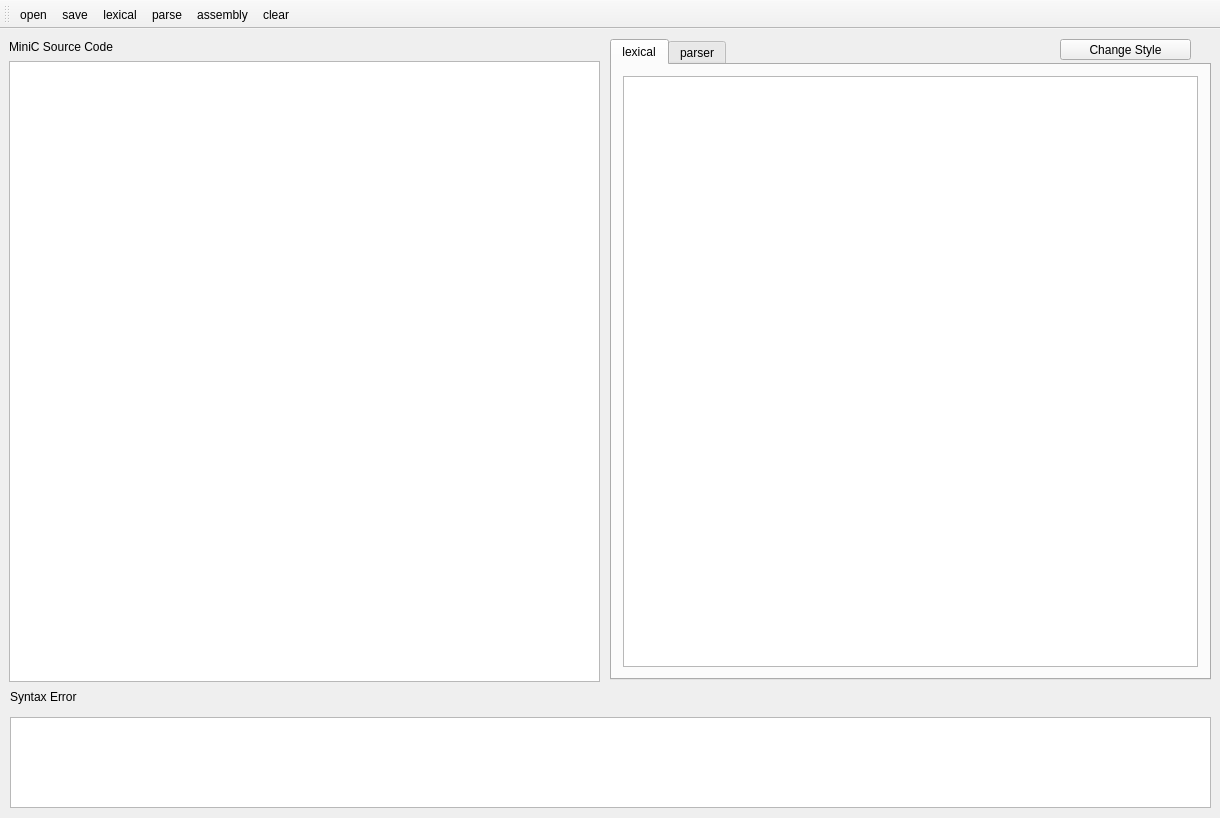
<?xml version="1.0" encoding="UTF-8"?>
<ui version="4.0">
 <class>MainWindow</class>
 <widget class="QMainWindow" name="MainWindow">
  <property name="geometry">
   <rect>
    <x>0</x>
    <y>0</y>
    <width>1220</width>
    <height>818</height>
   </rect>
  </property>
  <property name="windowTitle">
   <string>MainWindow</string>
  </property>
  <widget class="QWidget" name="centralWidget">
   <widget class="QLabel" name="label">
    <property name="geometry">
     <rect>
      <x>9</x>
      <y>9</y>
      <width>128</width>
      <height>17</height>
     </rect>
    </property>
    <property name="text">
     <string>MiniC Source Code</string>
    </property>
   </widget>
   <widget class="QTextEdit" name="sourceTextEdit">
    <property name="geometry">
     <rect>
      <x>9</x>
      <y>32</y>
      <width>591</width>
      <height>621</height>
     </rect>
    </property>
    <property name="autoFillBackground">
     <bool>true</bool>
    </property>
   </widget>
   <widget class="QPushButton" name="changeStyleButton">
    <property name="geometry">
     <rect>
      <x>1060</x>
      <y>10</y>
      <width>131</width>
      <height>21</height>
     </rect>
    </property>
    <property name="text">
     <string>Change Style</string>
    </property>
   </widget>
   <widget class="QTabWidget" name="tabWidget">
    <property name="geometry">
     <rect>
      <x>610</x>
      <y>10</y>
      <width>601</width>
      <height>641</height>
     </rect>
    </property>
    <property name="currentIndex">
     <number>0</number>
    </property>
    <widget class="QWidget" name="lexical">
     <attribute name="title">
      <string>lexical</string>
     </attribute>
     <layout class="QGridLayout" name="gridLayout_4">
      <item row="0" column="0">
       <widget class="QTextEdit" name="lexicalTextEdit"/>
      </item>
     </layout>
    </widget>
    <widget class="QWidget" name="parser">
     <attribute name="title">
      <string>parser</string>
     </attribute>
     <layout class="QGridLayout" name="gridLayout_5">
      <item row="0" column="0">
       <widget class="QTextEdit" name="parserTextEdit"/>
      </item>
     </layout>
    </widget>
   </widget>
   <widget class="QTextEdit" name="synerrorTextEdit">
    <property name="geometry">
     <rect>
      <x>10</x>
      <y>688</y>
      <width>1201</width>
      <height>91</height>
     </rect>
    </property>
   </widget>
   <widget class="QLabel" name="label_2">
    <property name="geometry">
     <rect>
      <x>10</x>
      <y>660</y>
      <width>101</width>
      <height>16</height>
     </rect>
    </property>
    <property name="text">
     <string>Syntax Error</string>
    </property>
   </widget>
  </widget>
  <widget class="QToolBar" name="mainToolBar">
   <attribute name="toolBarArea">
    <enum>TopToolBarArea</enum>
   </attribute>
   <attribute name="toolBarBreak">
    <bool>false</bool>
   </attribute>
   <addaction name="openFile"/>
   <addaction name="saveFile"/>
   <addaction name="lexicalFile"/>
   <addaction name="parseFile"/>
   <addaction name="assemblyFile"/>
   <addaction name="clearFile"/>
  </widget>
  <action name="lexicalFile">
   <property name="checkable">
    <bool>true</bool>
   </property>
   <property name="checked">
    <bool>false</bool>
   </property>
   <property name="text">
    <string>lexical</string>
   </property>
   <property name="toolTip">
    <string>lexical the code in textEdit</string>
   </property>
  </action>
  <action name="openFile">
   <property name="text">
    <string>open</string>
   </property>
   <property name="toolTip">
    <string>open a exited file</string>
   </property>
  </action>
  <action name="saveFile">
   <property name="text">
    <string>save</string>
   </property>
   <property name="toolTip">
    <string>save a file to local</string>
   </property>
  </action>
  <action name="parseFile">
   <property name="text">
    <string>parse</string>
   </property>
   <property name="toolTip">
    <string>parse the code in textEdit</string>
   </property>
  </action>
  <action name="assemblyFile">
   <property name="text">
    <string>assembly</string>
   </property>
   <property name="toolTip">
    <string>create the assemble instruction</string>
   </property>
  </action>
  <action name="clearFile">
   <property name="text">
    <string>clear</string>
   </property>
   <property name="toolTip">
    <string>clear the textEdit</string>
   </property>
  </action>
 </widget>
 <layoutdefault spacing="6" margin="11"/>
 <resources/>
 <connections/>
</ui>
